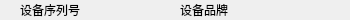
<?xml version="1.0" encoding="UTF-8"?>
<ui version="4.0">
 <class>Device_Item_Form</class>
 <widget class="QWidget" name="Device_Item_Form">
  <property name="geometry">
   <rect>
    <x>0</x>
    <y>0</y>
    <width>350</width>
    <height>20</height>
   </rect>
  </property>
  <property name="windowTitle">
   <string>Form</string>
  </property>
  <widget class="QLabel" name="label_serial">
   <property name="geometry">
    <rect>
     <x>20</x>
     <y>2</y>
     <width>120</width>
     <height>16</height>
    </rect>
   </property>
   <property name="text">
    <string>设备序列号</string>
   </property>
  </widget>
  <widget class="QLabel" name="label_model">
   <property name="geometry">
    <rect>
     <x>180</x>
     <y>2</y>
     <width>120</width>
     <height>16</height>
    </rect>
   </property>
   <property name="text">
    <string>设备品牌</string>
   </property>
  </widget>
 </widget>
 <resources/>
 <connections/>
</ui>
